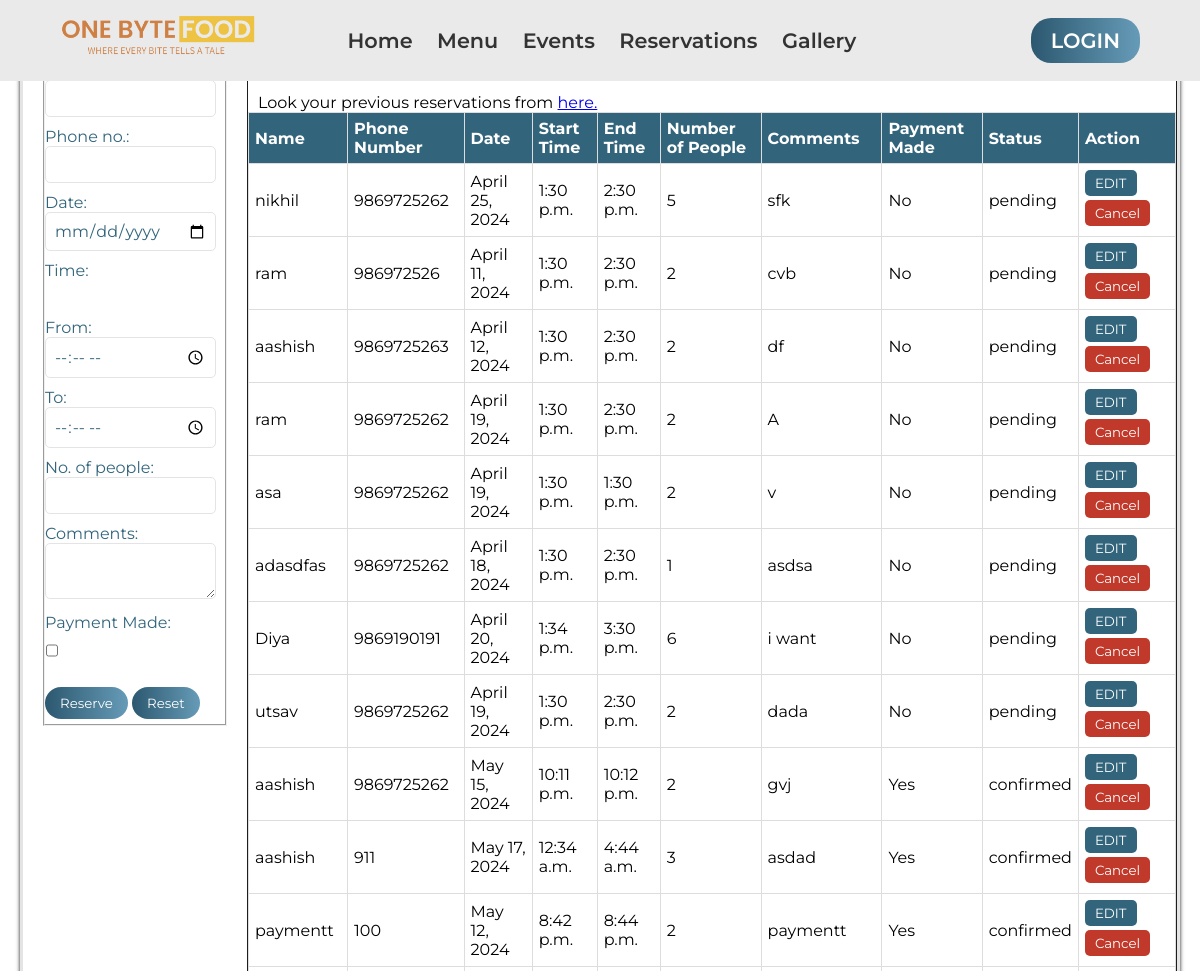
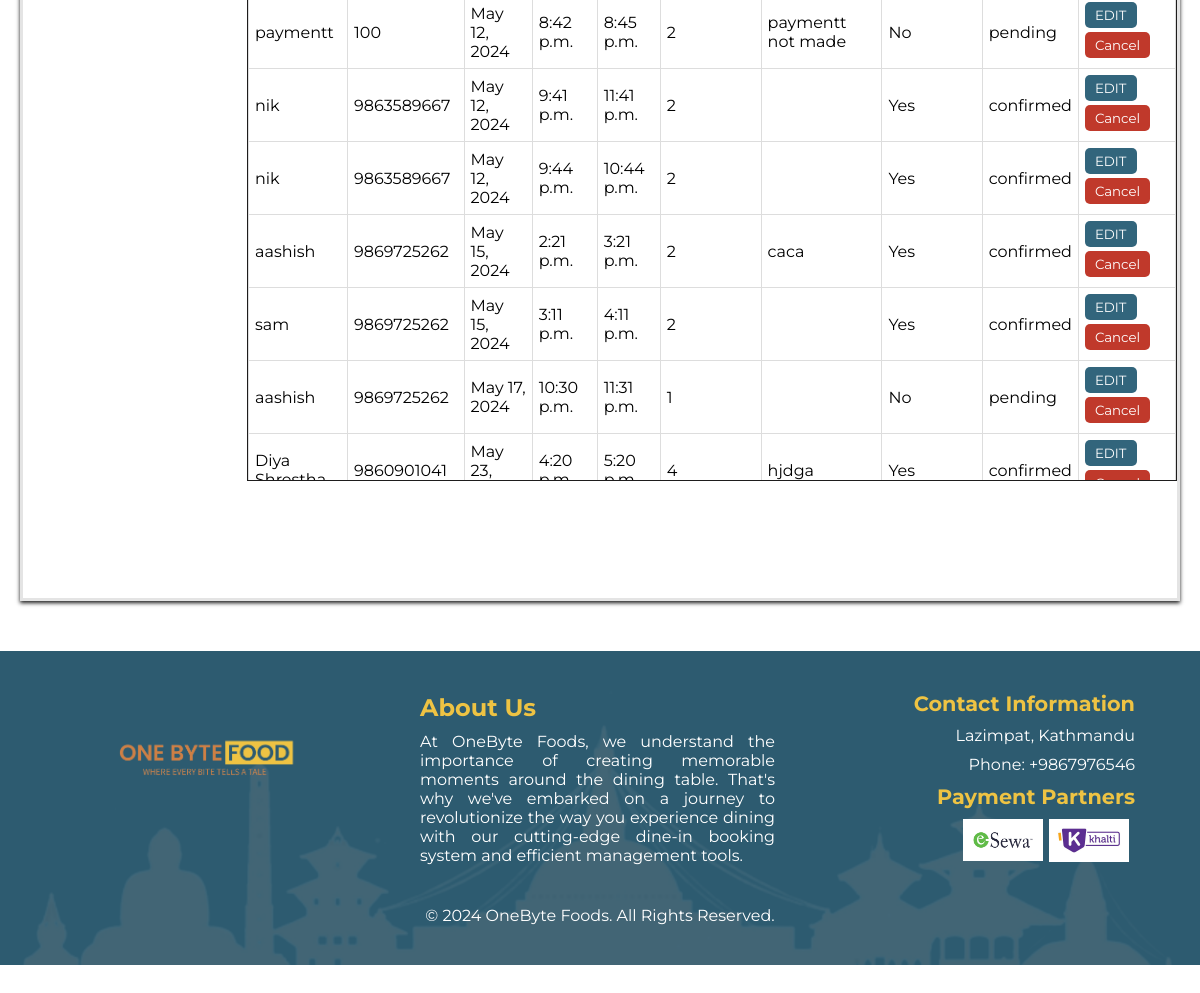
The page /reservation_details/ on the database its author committed (2 pictures, top to bottom).
### OneByteFood/models.py (models this page shows)
class Reservation(models.Model):
    id = models.AutoField(primary_key=True)
    name = models.CharField(max_length=100)
    phone = models.CharField(max_length=20)
    date = models.DateField()
    start_time = models.TimeField()
    end_time = models.TimeField()
    num_people = models.IntegerField()
    comments = models.TextField()
    payment_made = models.BooleanField(default=False)
    status = models.CharField(max_length=50, default='pending')

### OneByteFood/views.py (the view)
# urls.py: path('reservation_details/', onebytefood_views.reservationDetails, name='reservationDetails'),
def reservationDetails(request):
    if request.method == 'POST':
        name = request.POST.get('name')
        phone = request.POST.get('phone')
        date = request.POST.get('date')
        start_time = request.POST.get('start_time')
        end_time = request.POST.get('end_time')
        num_people = request.POST.get('people')
        comments = request.POST.get('needs')
        payment_made = request.POST.get('payment_made') == 'on'
        status = 'pending'
        reservation = Reservation(
            name=name,
            phone=phone,
            date=date,
            start_time=start_time,
            end_time=end_time,
            num_people=num_people,
            comments=comments,
            payment_made=payment_made,
            status=status,
        )
        reservation.save()
        messages.success(request, 'Reservation is requested successfully. Wait admin to verify the reservation status')
        return redirect('/reservation_details/?name=' + name + '&phone=' + phone)
    else:
        name = request.GET.get('name', '')  # Get name from GET request, with a default value of empty string
        phone = request.GET.get('phone', '')  # Get phone from GET request, with a default value of empty string
        if name and phone:
            reservations_data = Reservation.objects.filter(name=name, phone=phone)
        else:
            reservations_data = Reservation.objects.all()
        current_datetime = datetime.now().time()
        for reservation in reservations_data:
            if reservation.payment_made:
                reservation.status = 'confirmed'
            else:
                reservation.status = 'pending'
            reservation_end_time = datetime.strptime(str(reservation.end_time), "%H:%M:%S").time()
            if not reservation.payment_made and current_datetime > reservation_end_time:
                reservation.status = 'cancelled'
            elif current_datetime > reservation_end_time:
                reservation.status = 'completed'
            reservation.save()
        return render(request, 'reservation.html', {'reservations_data': reservations_data, 'name': name, 'phone': phone})

### templates/reservation.html (shortened to what this page needs)
<!DOCTYPE html>
<html lang="en">
<head>
    <link rel="stylesheet" href="/static/css/reservation.css">
</head>
<body>
    <nav>
        <div class="container">
            <div class="logo">
                <img src="/static/Images/Logo.png" alt="OneByte Foods Logo">
            </div>
            <div class="menu">
                <ul>
                    <li><a href="{% url 'index' %}">Home</a></li>
                    <li><a href="{% url 'menu_redirect' %}">Menu</a></li>
                    <li><a href="{% url 'events_redirect' %}">Events</a></li>
                    <li><a href="{% url 'reservation' %}">Reservations</a></li>
                    <li><a href="{% url 'gallery_redirect' %}">Gallery</a></li>
                    <li><a href="authentication/signin" class="login-button" style="color: #ffffff;">LOGIN</a></li>
                </ul>
            </div>
        </div>
    </nav>
    <main class="content" role="main">
        <div class="reservation-form-container">
            <form method="post" action="{% url 'reservationDetails' %}" id="reservationForm"
                class="reservationForm-form">
                <fieldset class="fieldset">
                    <legend>Reservation Information</legend>
                    <label for="name">Name:</label>
                    <input type="text" id="name" name="name" required>
                    <label for="phone">Phone no.:</label>
                    <input type="tel" id="phone" name="phone" pattern="[0-9]{10}" maxlength="10"
                        title="Please enter a valid 10-digit phone number" required>
                    <label for="date">Date:</label>
                    <input type="date" id="date" name="date" required>
                    <label for="time">Time:</label>
                    <br>
                    <br>
                    <br>
                    <label for="start_time">From: </label>
                    <input id="start_time" type="time" name="start_time" value="--:--" />
                    <label for="end_time">To: </label>
                    <input id="end_time" type="time" name="end_time" value="--:--" />
                    <label for="people">No. of people:</label>
                    <input type="number" id="people" name="people" min="1" max="10" required>
                    <label for="needs">Comments:</label>
                    <textarea id="needs" name="needs"></textarea>
                    <div class="payment">
                        <label for="payment">Payment Made:</label>
                        <div class="payment-options">
                            <label>
                                <input type="checkbox" id="payment_made" name="payment_made">
                            </label>
                        </div>
                    </div>
                    <a href="reservation_details"><button type="reserve" class="reserve-btn">Reserve</button></a>
                    <button type="reset" class="reset-btn">Reset</button>
                </fieldset>
            </form>
        </div>
        <div class="history-container">
            <section class="history" id="history">
                <h2 class="section-title">Reservation History</h2>
                <p class="check-history">Look your previous reservations from <a href="user_reservation_history">here.
                    </a></p>
                {% if reservations_data %}
                <table class="history-table">
                    <thead>
                        <tr>
                            <th>Name</th>
                            <th>Phone Number</th>
                            <th>Date</th>
                            <th>Start Time</th>
                            <th>End Time</th>
                            <th>Number of People</th>
                            <th>Comments</th>
                            <th>Payment Made</th>
                            <th>Status</th>
                            <th>Action</th>
                        </tr>
                    </thead>
                    <tbody>
                        {% for reservation in reservations_data %}
                        <tr>
                            <td>{{ reservation.name }}</td>
                            <td>{{ reservation.phone }}</td>
                            <td>{{ reservation.date }}</td>
                            <td>{{ reservation.start_time }}</td>
                            <td>{{ reservation.end_time }}</td>
                            <td>{{ reservation.num_people }}</td>
                            <td>{{ reservation.comments }}</td>
                            <td>{% if reservation.payment_made %}Yes{% else %}No{% endif %}</td>
                            <td>{{ reservation.status }}</td>
                            <td>
                                <button class="edit-btn"><a href="/edit_reservation_user/{{ reservation.id }}"
                                        style="text-decoration: none; color: inherit;">EDIT</a></button>
                                <button class="cancel-btn"><a href="/delete_reservation_user/{{ reservation.id }}"
                                        style="text-decoration: none; color: inherit;">Cancel</a></button>
                            </td>
                        </tr>
                        {% endfor %}
                    </tbody>
                </table>
                {% else %}
                <h4 class="validation">No previous reservations.</h4>
                {% endif %}
            </section>
        </div>
    </main>
    <footer
        style="background-image: url('/static/Images/Footer.png'); background-size: cover; background-position: center; background-repeat: no-repeat; color: white;">
        <div class="containerfooter">
            <div class="footer-section">
                <div class="logo-section">
                    <img src="/static/images/logo.png" alt="OneByte Foods Logo">
                    <div class="social-links">
                        <a href="#"></a>
                        <a href="#"></a>
                        <a href="#"></a>
                    </div>
                </div>
            </div>
            <div class="footer-section">
                <h2>About Us</h2>
                <p>
                    At OneByte Foods, we understand the importance of creating memorable moments around the dining
                    table. That's why we've embarked on a journey to revolutionize the way you experience dining with
                    our cutting-edge dine-in booking system and efficient management tools.
                </p>
            </div>
            <div class="footer-section contact-section">
                <h2>Contact Information</h2>
                <p>Lazimpat, Kathmandu</p>
                <p>Phone: +9867976546</p>
                <h2>Payment Partners</h2>
                <div class="payment-partners">
                    <a href="https://esewa.com.np"><img src="/static/Images/esewa.png" alt="eSewa"></a>
                    <a href="https://khalti.com"><img src="/static/Images/khalti.png" alt="Khalti"></a>
                </div>
            </div>
        </div>
        <p class="copyright">&copy; 2024 OneByte Foods. All Rights Reserved.</p>
    </footer>
</body>
</html>

### static/css/reservation.css (style rules this page uses)
* { margin: 0; padding: 0; box-sizing: border-box; font-family: 'Montserrat', sans-serif; }
nav { position: fixed; top: 0; left: 0; width: 100%; background-color: #eaeaea; z-index: 800; font-weight: 600; }
.container { display: flex; justify-content: space-between; align-items: center; padding: 5px 60px; }
.logo img { width: 200px; height: auto; }
.login-button { display: inline-block; padding: 10px 20px; background: linear-gradient(to right, #2c5870, #669bb7); color: #fff; border: none; border-radius: 20px; text-decoration: none; cursor: pointer; margin-left: 150px; }
.menu ul { list-style-type: none; text-align: right; }
.menu ul li { display: inline-block; margin-left: 20px; }
.menu ul li a { color: #333; text-decoration: none; font-size: 1.3rem; }
.content { border: solid #E4E4E4; box-shadow: 0 2px 4px rgba(0, 0, 0, 0.9); display: flex; margin: 0 20px 50px; }
.reservation-form-container { padding: 20px; width: 35%; }
.history { padding-bottom: 50px; border: 1px solid #1e1d1d; width: 930px; height: 90%; margin: 40px 0; overflow: auto; }
label { text-align: right; padding-right: 5px; font-size: 16px; color: #32657C; }
.check-history { margin-left:10px; }
input, select, textarea { width: 95%; padding: 8px; border-radius: 5px; border: 1px solid #E4E4E4; font-size: 16px; color: #32657C; margin-bottom: 10px; }
.payment-options { display: flex; flex-wrap: wrap; margin: 10px 0; }
.payment-options label { margin-right: 10px; margin-bottom: 5px; }
.reserve-btn, .reset-btn { padding: 8px 15px; background: linear-gradient(to right, #2c5870, #669bb7); color: #fff; border: none; border-radius: 20px; text-decoration: none; cursor: pointer; margin: 5px 0; }
.section-title { text-align: center; margin-bottom: 20px; }
.history-table { border-collapse: collapse; width: 100%; border: 1px solid #1e1d1d; }
.history-table th, .history-table td { border: 1px solid #ddd; padding: 6px; text-align: left; }
.history-table th { background-color: #32657C; color: #FFF; }
.containerfooter { display: flex; justify-content: space-between; align-items: center; padding: 10px 60px; }
footer { bottom: 0; left: 0; width: 100%; background-color: #234555; color: white; text-align: center; padding: 30px 0; }
.footer-section { flex: 1; margin-right: 5px; margin-bottom: 0px; }
.footer-section h2 { color: #EEC343; text-align: left; margin-bottom: 10px; }
.footer-section p { text-align: justify; margin-bottom: 20px; }
.logo-section { margin-bottom: 20px; margin-left: -60px; }
.logo-section img { width: 180px; margin-bottom: 7px; }
.social-links { margin-bottom: 20px; }
.social-links a { color: white; margin-right: 10px; padding: 5px; font-size: 20px; }
.contact-section { flex: 1; text-align: right; margin-bottom: 20px; }
.contact-section h2 { color: #EEC343; text-align: right; margin-bottom: 10px; font-size: 1.3rem; }
.contact-section p { text-align: right; margin-bottom: 10px; font-size: 1rem; }
.payment-partners { display: flex; justify-content: flex-end; }
.payment-partners img { width: 80px; height: auto; margin-right: 6px; }
.copyright { width: 100%; color: white; text-align: center; padding: 10px 0; }
.edit-btn, .cancel-btn { padding: 5px 10px; margin-right: 5px; margin-bottom: 4px; background-color: #32657C; color: white; border: none; border-radius: 5px; cursor: pointer; text-decoration: none; }
.cancel-btn { background-color: #C0392B; }

### rows shown on the page
Reservation: name "nikhil", phone "9869725262", date "April 25, 2024", start_time "1:30 p.m.", end_time "2:30 p.m.", num_people "5", comments "sfk", payment_made "No", status "pending"
Reservation: name "ram", phone "986972526", date "April 11, 2024", start_time "1:30 p.m.", end_time "2:30 p.m.", num_people "2", comments "cvb", payment_made "No", status "pending"
Reservation: name "aashish", phone "9869725263", date "April 12, 2024", start_time "1:30 p.m.", end_time "2:30 p.m.", num_people "2", comments "df", payment_made "No", status "pending"
Reservation: name "ram", phone "9869725262", date "April 19, 2024", start_time "1:30 p.m.", end_time "2:30 p.m.", num_people "2", comments "A", payment_made "No", status "pending"
Reservation: name "asa", phone "9869725262", date "April 19, 2024", start_time "1:30 p.m.", end_time "1:30 p.m.", num_people "2", comments "v", payment_made "No", status "pending"
Reservation: name "adasdfas", phone "9869725262", date "April 18, 2024", start_time "1:30 p.m.", end_time "2:30 p.m.", num_people "1", comments "asdsa", payment_made "No", status "pending"
Reservation: name "Diya", phone "9869190191", date "April 20, 2024", start_time "1:34 p.m.", end_time "3:30 p.m.", num_people "6", comments "i want", payment_made "No", status "pending"
Reservation: name "utsav", phone "9869725262", date "April 19, 2024", start_time "1:30 p.m.", end_time "2:30 p.m.", num_people "2", comments "dada", payment_made "No", status "pending"
Reservation: name "aashish", phone "9869725262", date "May 15, 2024", start_time "10:11 p.m.", end_time "10:12 p.m.", num_people "2", comments "gvj", payment_made "Yes", status "confirmed"
Reservation: name "aashish", phone "911", date "May 17, 2024", start_time "12:34 a.m.", end_time "4:44 a.m.", num_people "3", comments "asdad", payment_made "Yes", status "confirmed"
Reservation: name "paymentt", phone "100", date "May 12, 2024", start_time "8:42 p.m.", end_time "8:44 p.m.", num_people "2", comments "paymentt", payment_made "Yes", status "confirmed"
Reservation: name "paymentt", phone "100", date "May 12, 2024", start_time "8:42 p.m.", end_time "8:45 p.m.", num_people "2", comments "paymentt not made", payment_made "No", status "pending"
Reservation: name "nik", phone "9863589667", date "May 12, 2024", start_time "9:41 p.m.", end_time "11:41 p.m.", num_people "2", payment_made "Yes", status "confirmed"
Reservation: name "nik", phone "9863589667", date "May 12, 2024", start_time "9:44 p.m.", end_time "10:44 p.m.", num_people "2", payment_made "Yes", status "confirmed"
Reservation: name "aashish", phone "9869725262", date "May 15, 2024", start_time "2:21 p.m.", end_time "3:21 p.m.", num_people "2", comments "caca", payment_made "Yes", status "confirmed"
Reservation: name "sam", phone "9869725262", date "May 15, 2024", start_time "3:11 p.m.", end_time "4:11 p.m.", num_people "2", payment_made "Yes", status "confirmed"
Reservation: name "aashish", phone "9869725262", date "May 17, 2024", start_time "10:30 p.m.", end_time "11:31 p.m.", num_people "1", payment_made "No", status "pending"
Reservation: name "Diya…", phone "9860901041", date "May 23,…", start_time "4:20…", end_time "5:20…", num_people "4", comments "hjdga", payment_made "Yes", status "confirmed"
